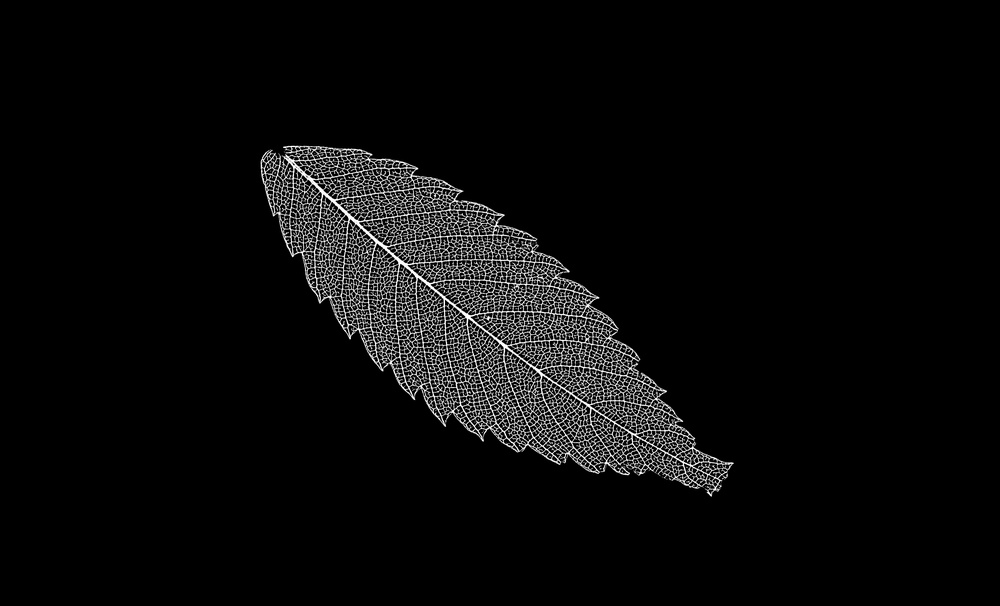
#> input picture data/interm/non-treated-dataset/vein_Zelkova_serrata_0.jpg, 1000 x 606 px, shrunk from 4544 x 2752 before the run
$ jupyter execute skeletonization.ipynb
#> lines starting #> are read from the running program, lines starting #| are printed output that depends on the picture; after the words box and inside, x2 and y2 are one past the last pixel; in counts of white or black regions, pixels touching at a corner belong together
[cell 1]
import os
import shutil
import random

import numpy as np
import pandas as pd
import matplotlib.pyplot as plt
from pathlib import Path
from glob import glob
import cv2
from tqdm.auto import tqdm
import joblib

from skimage.morphology import skeletonize


def get_skeletonizeimage(path, output_dir):
    new_path = path.split('/')[-1][5:][:-4]
    im = cv2.imread(path, 0)
#> im is the input picture: shape (606, 1000); min 0, max 255, mean 10.5
    im = skeletonize(im>100).astype(np.uint8) * 255
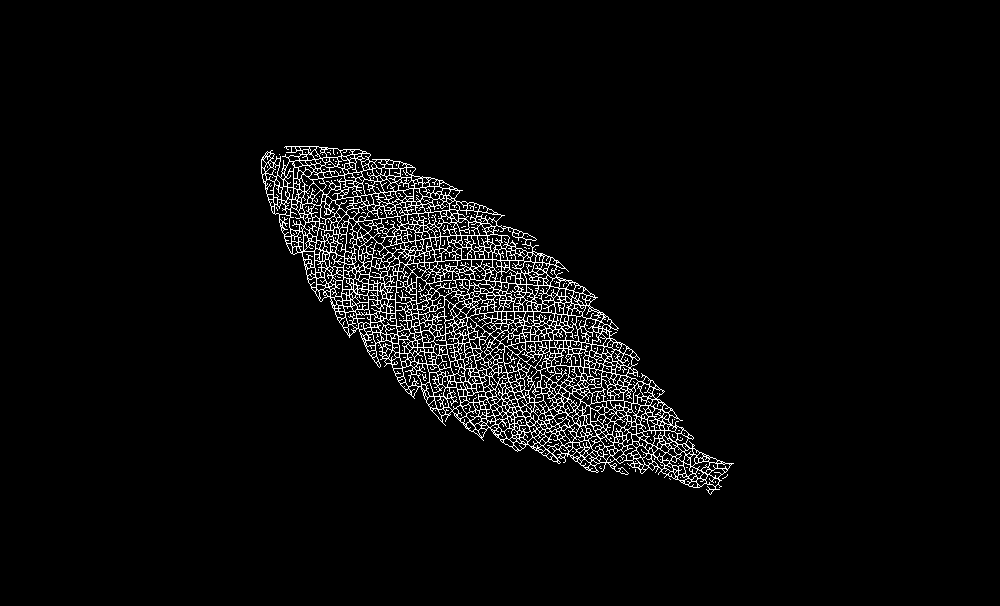
#> im: shape (606, 1000); 3.9% white in thin lines or dots, all inside (x1, y1, x2, y2) = (261, 146, 734, 495)
    cv2.imwrite(os.path.join(OUTPUT_DIR, ('skeleton_'+new_path+'.png')), im)
